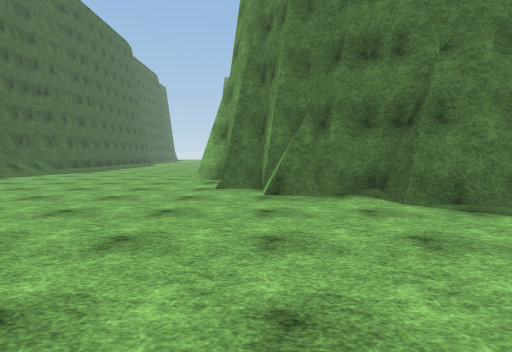
view 1 (above)

24 first-person views from a walk through a scene from a Unity 3-D project. The camera is 1.4 m above the floor, tilts 4° down and sees 80° across. The floor is counted in squares, 2 m on a side. Each view is taken from the middle of a square. On the plan, view 1 faces up. The plan holds only what a view shows up to about 10 squares ahead; the rest is blank. The place goes on beyond the plan. Some animated figures are left out. Surface patterns are stand-ins for the level's own textures.

view 2
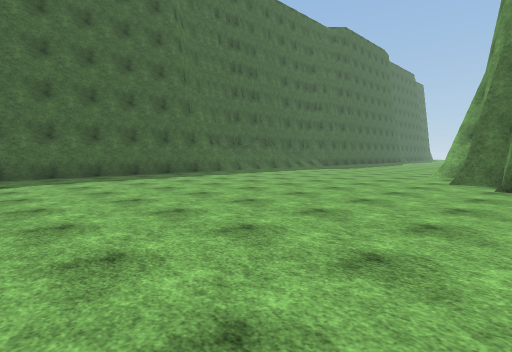

view 3
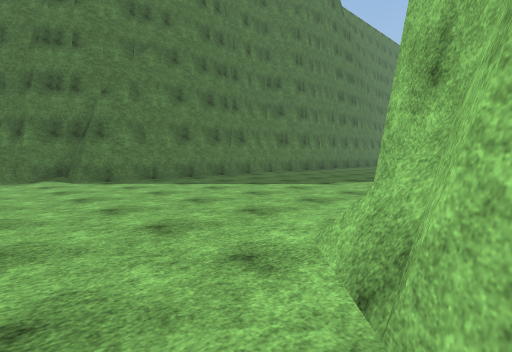

view 4
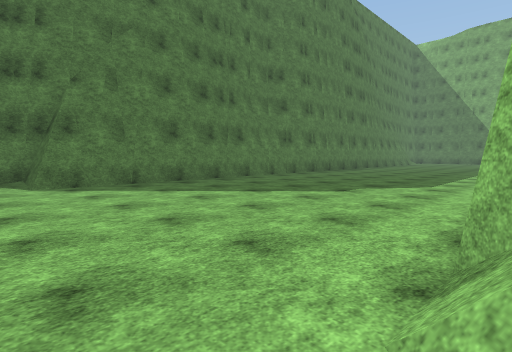

view 5
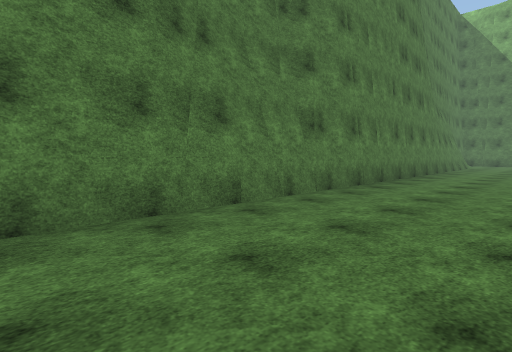

view 6
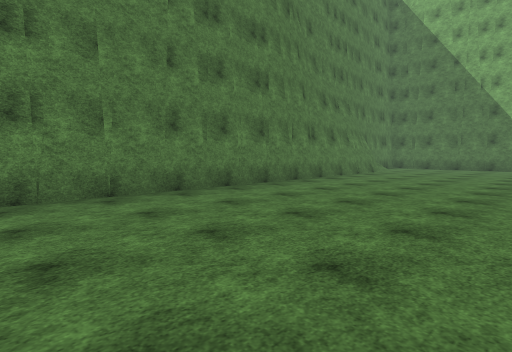

view 7
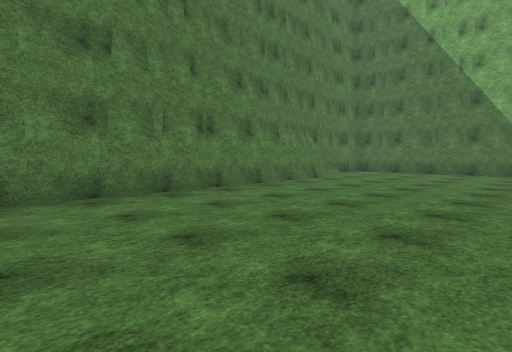

view 8
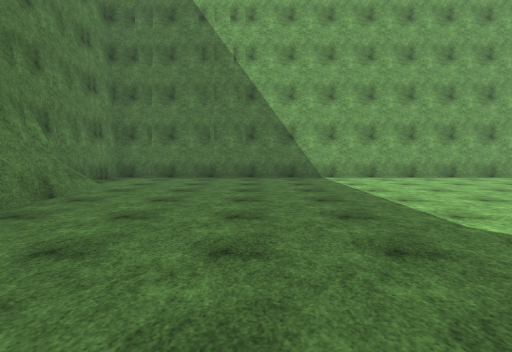

view 9
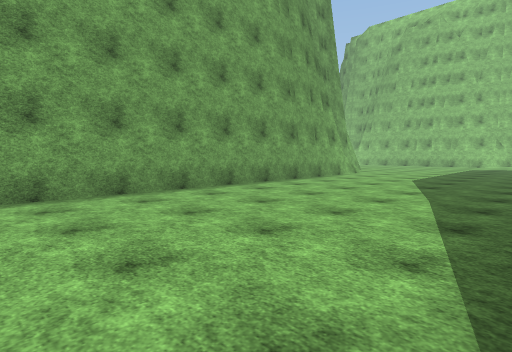

view 10
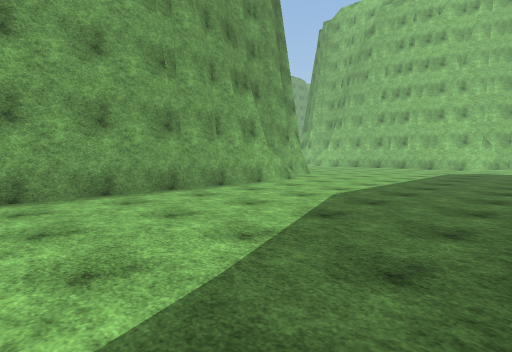

view 11
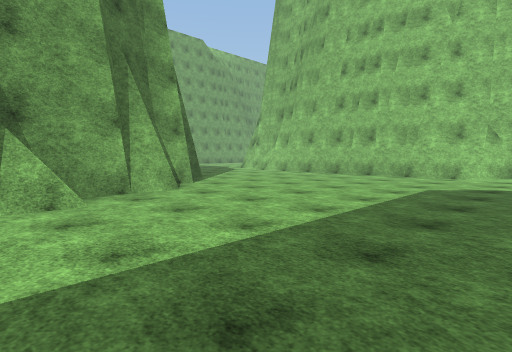

view 12
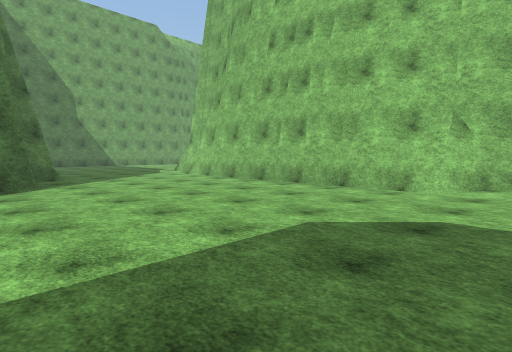

view 13
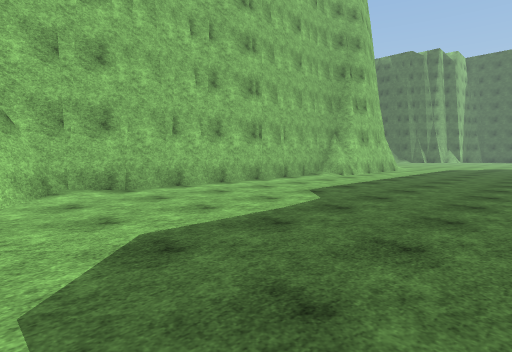

view 14
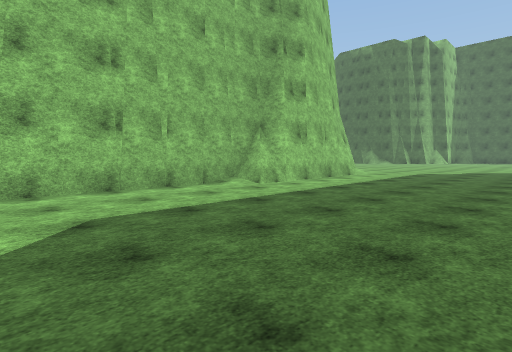

view 15
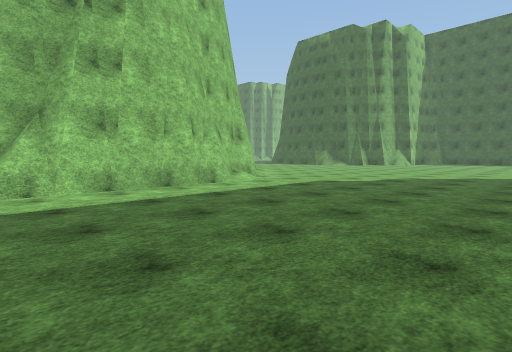

view 16
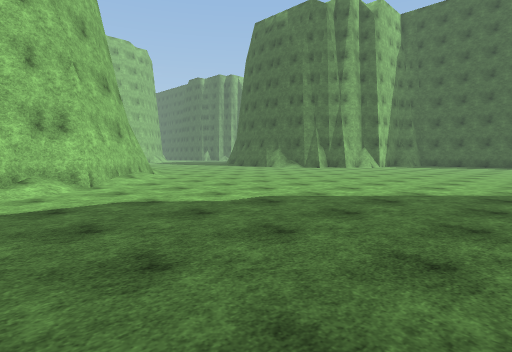

view 17
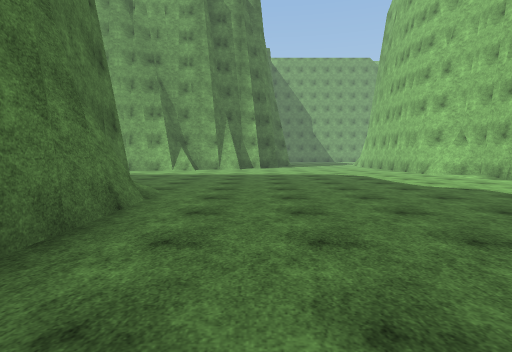

view 18
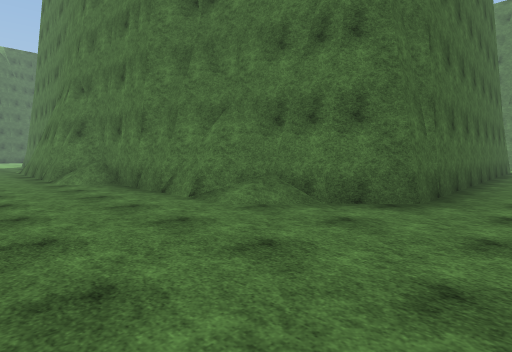

view 19
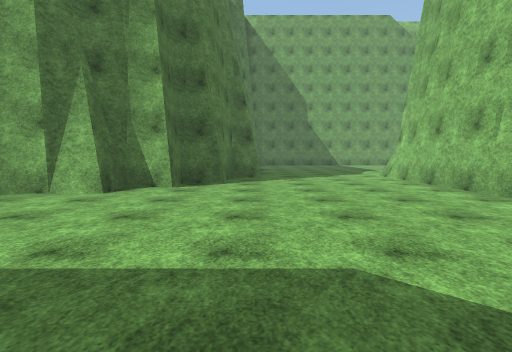

view 20
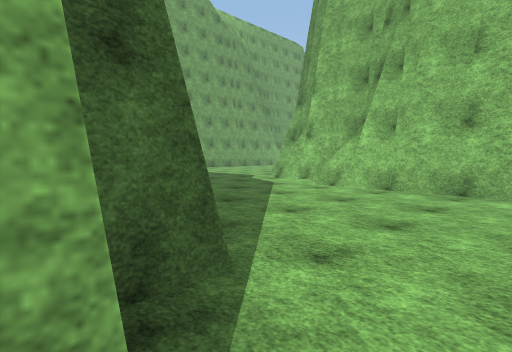

view 21
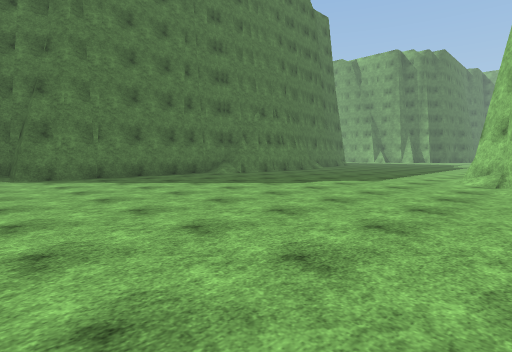

view 22
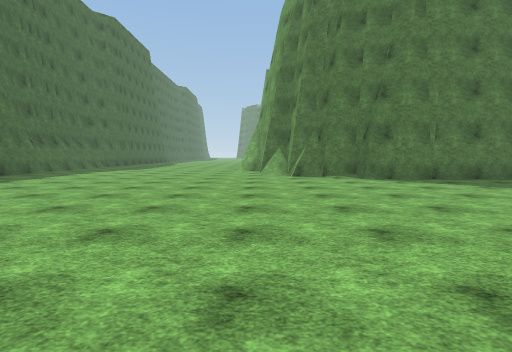

view 23
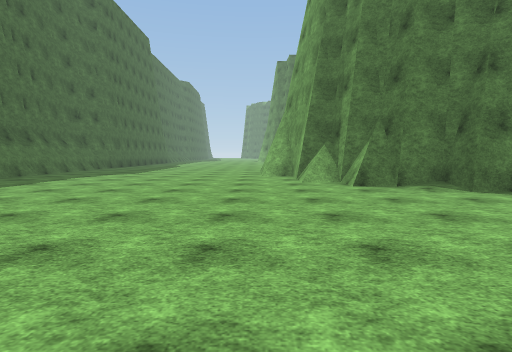

view 24
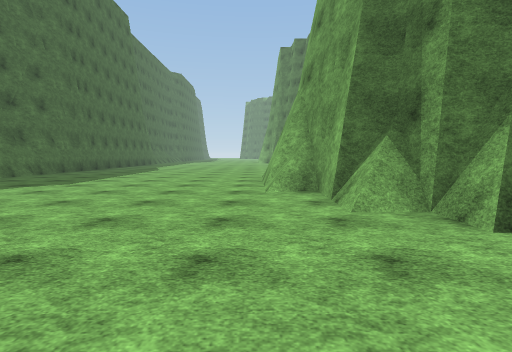

### Floor plan
Key: @ floor where view 1 was taken; # wall or solid block; . floor; / step, stairs or slope; = window, fence, low wall or low ledge.
Columns run from 10 left of view 1 to 34 right of it. Each row starts with its distance up from view 1.
 10   .......
  9   .......#
  8    ......#
  7     .....##
  6      .....###                     #####
  5     ........#######################/..#
  4    ...................................#
  3   ....................................#
  2  .....................................#
  1 #.....................................#
  0 #.........@...........................#
 -1 #.....................................#
 -2       ..............           /......#
 -3           ..##                  ......#
 -4           .##                   ......#
 -5                                #......#
 -6                                #......#
 -7 #........                      #......#
 -8 #........                      #......#
 -9  ........                      #......#
-10   .......#                     #......#
-11 #........#                     #......#
-12 #........##                    #......#
-13  ........=##                   #......#
-14  .........###                ###......##
-15  ...........#####       ######.........#
-16   ...............    ####..............##
-17    .....................................##
-18     .....................................###
-19      ......................................##
-20      ........................................
-21       .......................................
-22        ......................................
-23         .............#####.........#########.
-24          . ........###   ###########      ###
-25            .......##

Where each view was taken, in squares from view 1:
view 1: 0 up, 0 right, facing up
view 2: 2 down, 1 right, facing up-left
view 3: 4 down, 0 right, facing up-right
view 4: 3 down, 1 right, facing up-right
view 5: 1 up, 5 right, facing up-right
view 6: 1 down, 11 right, facing up-right
view 7: 1 down, 15 right, facing up-right
view 8: 1 up, 18 right, facing right
view 9: 3 down, 22 right, facing down-right
view 10: 7 down, 22 right, facing down-right
view 11: 13 down, 23 right, facing down-right
view 12: 17 down, 23 right, facing down-right
view 13: 18 down, 25 right, facing down-left
view 14: 18 down, 21 right, facing down-left
view 15: 17 down, 16 right, facing down-left
view 16: 17 down, 11 right, facing down-left
view 17: 17 down, 14 right, facing right
view 18: 18 down, 23 right, facing up-left
view 19: 19 down, 23 right, facing right
view 20: 17 down, 29 right, facing down-right
view 21: 25 down, 1 right, facing up-right
view 22: 24 down, 1 left, facing up
view 23: 21 down, 2 left, facing up
view 24: 17 down, 2 left, facing up
